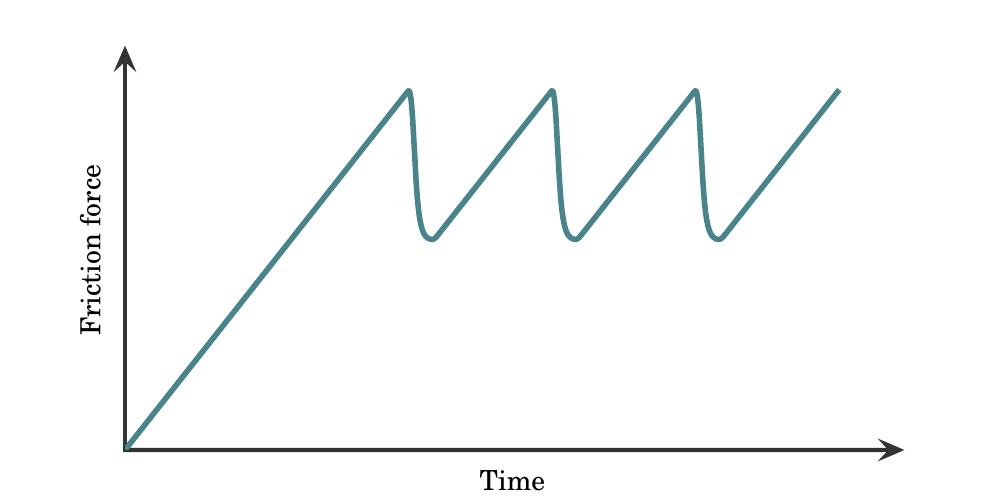

Write Python code to recreate this figure.
from matplotlib import pyplot as plt
import numpy as np
from matplotlib import rc




rc('font',**{'family':'sans-serif','sans-serif':['Helvetica']})
rc('text', usetex=True)
plt.rc('text', usetex=True)
plt.rc('font', family='serif', size=16)
lc = ["#5FA38E", "#49848B", "#3F5F7F"]




def decay(x,c,a):
    return (2/3.0)*np.exp(c*(x[0]-x)) + a*( 1-np.exp(c*(x[0]-x)) )


def stick(x,a,b):
    return a*(x-x[0])+b

N  = 2000
N2 = N/2
x = np.linspace(0,2,N+1)
X=[]
Y = []
limit = [i-N/6 for i in range(N2,N, N/6)]

s = []
for i in xrange(len(limit)-1):
    s.append([limit[i]+50,limit[i+1]])




fig,ax = plt.subplots(1,1, figsize=(10,5))
y = stick(x[:N2-N/6], 1, 0)
ax.plot(x[:N2-N/6], y,
'-',
color=lc[0],
linewidth=4)
X.append(x[:N2-N/6])
Y.append(y)
plt.hold('on')

y = decay(x[N2-N/6:s[0][0]], 120, 0.384)
ax.plot(x[N2-N/6:s[0][0]], y,
'-',
color=lc[0],
linewidth=4)
X.append(x[N2-N/6:s[0][0]])
Y.append(y)

for i in xrange(len(s)):
    y = stick(x[s[i][0]:s[i][1]], 1, 0.384)
    ax.plot(x[s[i][0]:s[i][1]], y,
    '-',
    color=lc[0],
    linewidth=4)
    X.append(x[s[i][0]:s[i][1]])
    Y.append(y)
    try:
        y = decay(x[s[i][1]:s[i+1][0]], 120, 0.384)
        ax.plot(x[s[i][1]:s[i+1][0]], y,
        '-',
        color=lc[0],
        linewidth=4)
        X.append(x[s[i][1]:s[i+1][0]])
        Y.append(y)
    except:
        continue


#y2 = decay(x[N2:], 50, 0.7)








#ax.legend(loc=1)
ax.grid()
ax.set_ylabel(r"Friction force", fontsize=25)
ax.set_xlabel(r"Time"  , fontsize=25)
ax.xaxis.set_label_coords(0.5, -0.05)
ax.yaxis.set_label_coords(-0.025, 0.5)

ax.set_ylim([0,max(y)*1.1])











#------------------------------------------------------------------------------#

ax.set_xticks([])
ax.set_yticks([])

#ax.set_yticks([0.7, 1.0])
#ax.set_yticklabels([r'$F_k$', r'$F_s$'])



xmin, xmax = ax.get_xlim()
ymin, ymax = ax.get_ylim()

# removing the default axis on all sides:
for side in ['bottom','right','top','left']:
    ax.spines[side].set_visible(False)


# get width and height of axes object to compute
# matching arrowhead length and width
dps = fig.dpi_scale_trans.inverted()
bbox = ax.get_window_extent().transformed(dps)
width, height = bbox.width, bbox.height

# manual arrowhead width and length
hw = 1./30.*(ymax-ymin)
hl = 1./50.*(xmax-xmin)
lw = 2.5 # axis line width
ohg = 0.384 # arrow overhang

# compute matching arrowhead length and width
yhw = hw/(ymax-ymin)*(xmax-xmin)* height/width
yhl = hl/(xmax-xmin)*(ymax-ymin)* width/height

# draw x and y axis
ax.arrow(xmin, 0, xmax-xmin, 0., fc='#333333', ec='#333333', lw = lw,
         head_width=hw, head_length=hl, overhang = ohg,
         length_includes_head= True, clip_on = False)

ax.arrow(0, ymin, 0., ymax-ymin, fc='#333333', ec='#333333', lw = lw,
         head_width=yhw, head_length=yhl, overhang = ohg,
         length_includes_head= True, clip_on = False)




plt.show()
#plt.savefig('steadySlide.pdf')

Y2 = []
for y in Y:
    for i in y:
        Y2.append(i)

Y = Y2
X = x[:len(Y)]

# SMOOTH
def smoother(degree, function):
    smoothed = np.zeros(len(function))
    smoothed[0] = function[0]

    for i in xrange(1,degree+1):
        smoothed[i] = smooth(i,function, i)
    for i in xrange(degree, len(function)-degree):
        smoothed[i] = smooth(degree,function,i)
    for i in xrange(2,degree+2):
        smoothed[-i] = smooth(i-1,function, -i)
    smoothed[-1] = function[-1]
    return smoothed

def smooth(degree, function, atIndex):
    value            = 0.0
    dividor          = 0.0
    localCoeffisient = 1.0
    for i in xrange(-degree, degree+1):
        dividor += localCoeffisient
        value += localCoeffisient*function[atIndex+i]
        if i < 0:
            localCoeffisient += 1
        if i == 0:
            localCoeffisient -= 1
        if i > 0:
            localCoeffisient -= 1

    localCoeffisient +=1
    return value/dividor

Y = smoother(10,Y)

X = X[:-10]
Y = Y[:-10]

fig,ax = plt.subplots(1,1, figsize=(10,5))
ax.plot(X,Y,
'-',
color=lc[1],
linewidth=4)


#ax.legend(loc=1)
ax.grid('on')
ax.set_ylabel(r"Friction force", fontsize=30)
ax.set_xlabel(r"Time"  , fontsize=30)
ax.xaxis.set_label_coords(0.5, -0.05)
ax.yaxis.set_label_coords(-0.025, 0.5)

ax.set_ylim([0,max(y)*1.1])


ax.set_xticks([])
ax.set_yticks([])

#ax.set_yticks([0.7, 1.0])
#ax.set_yticklabels([r'$F_k$', r'$F_s$'])



xmin, xmax = ax.get_xlim()
ymin, ymax = ax.get_ylim()

# removing the default axis on all sides:
for side in ['bottom','right','top','left']:
    ax.spines[side].set_visible(False)


# get width and height of axes object to compute
# matching arrowhead length and width
dps = fig.dpi_scale_trans.inverted()
bbox = ax.get_window_extent().transformed(dps)
width, height = bbox.width, bbox.height

# manual arrowhead width and length
hw = 1./30.*(ymax-ymin)
hl = 1./50.*(xmax-xmin)
lw = 2.5 # axis line width
ohg = 0.384 # arrow overhang

# compute matching arrowhead length and width
yhw = hw/(ymax-ymin)*(xmax-xmin)* height/width
yhl = hl/(xmax-xmin)*(ymax-ymin)* width/height

# draw x and y axis
ax.arrow(xmin, 0, xmax-xmin, 0., fc='#333333', ec='#333333', lw = lw,
         head_width=hw, head_length=hl, overhang = ohg,
         length_includes_head= True, clip_on = False)

ax.arrow(0, ymin, 0., ymax-ymin, fc='#333333', ec='#333333', lw = lw,
         head_width=yhw, head_length=yhl, overhang = ohg,
         length_includes_head= True, clip_on = False)



plt.savefig('stick-slip.pdf')
plt.show()
